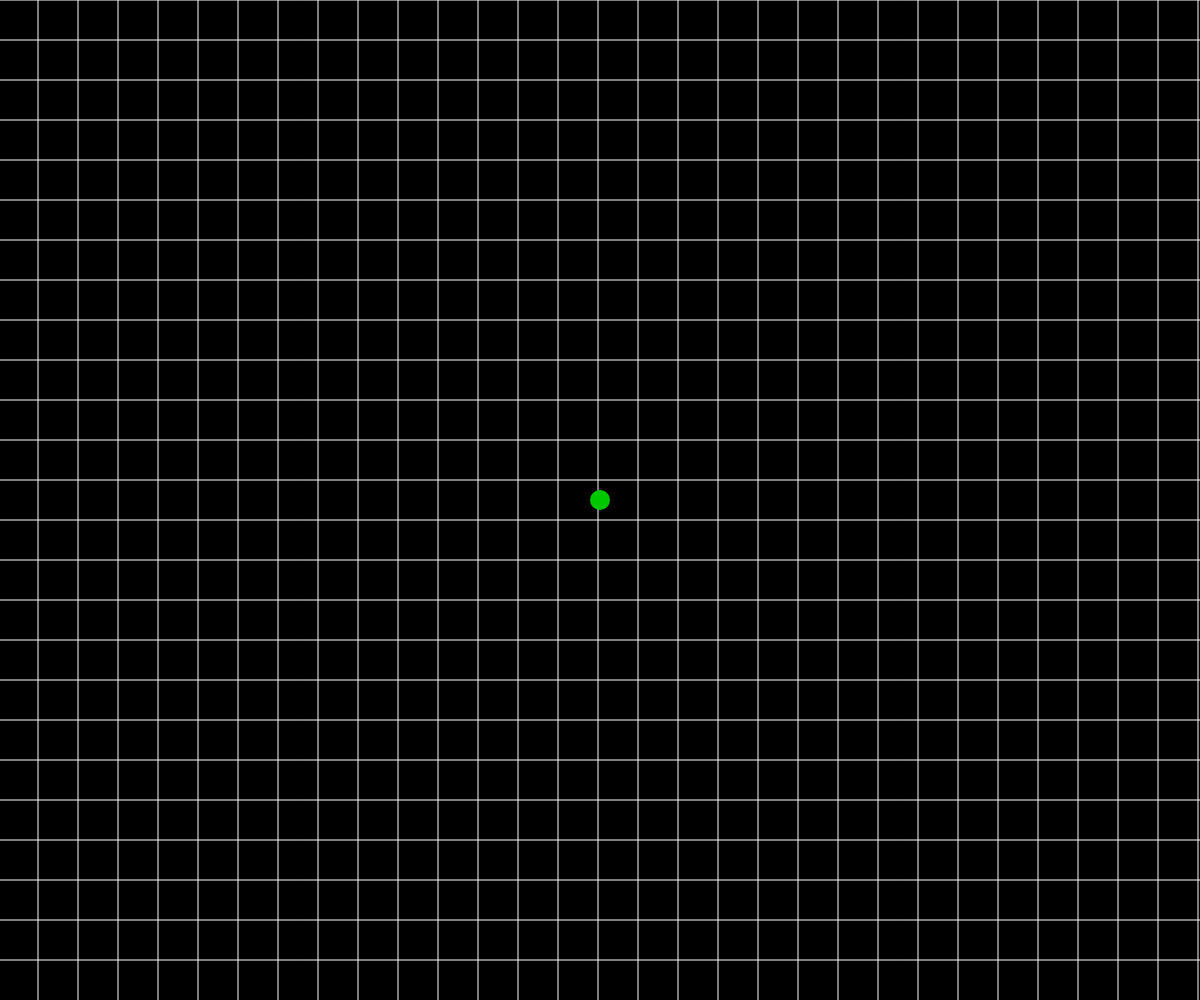
Frame 1 (no input)
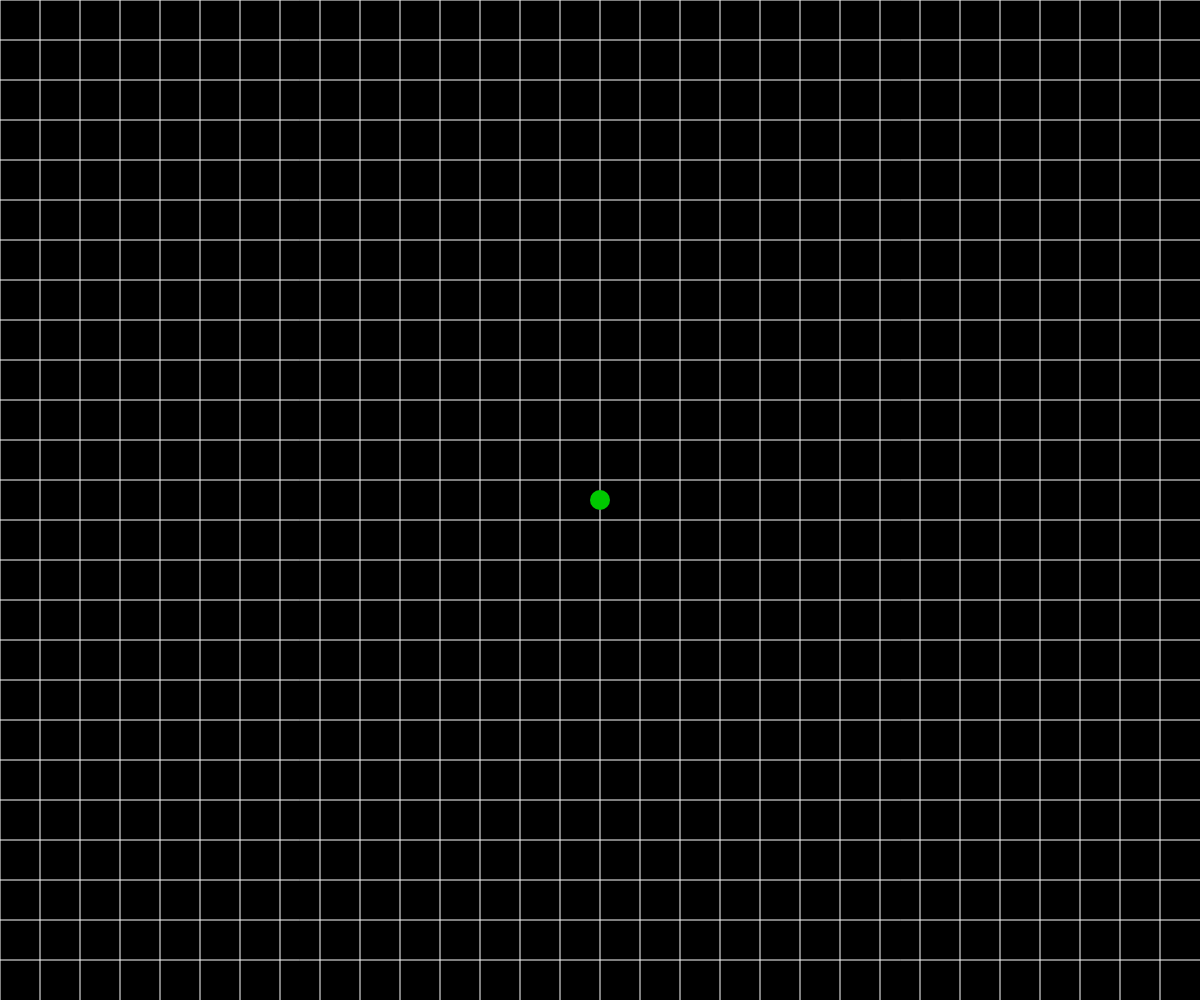
Frame 60 (no input)
Frame 120 (the mouse pressed at the canvas centre since frame 60): identical to frame 60, image omitted

The p5.js sketch that drew these frames (run headless with seeded random() and noise() and a simulated clock; from frame 60 on, the mouse is pressed at the canvas centre):

// p5.js sketch
// ── sketch.js
/*let points = [];
let baseY;
let heartbeat = true;
let speed = 4;
let gridOffset = 0;

function setup() {
  createCanvas(windowWidth, windowHeight);
  baseY = height / 2;
  strokeWeight(1);
  textAlign(CENTER, CENTER);
}

function draw() {
  background(0);

  // --- bewegendes Raster ---
  drawMovingGrid();

  // --- neuen Punkt für die Linie berechnen ---
  let y;
  if (heartbeat) {
    // typisches Herzschlagmuster
    let phase = frameCount % 60;

    if (phase < 5) y = baseY - 190;        // steiler Peak
    else if (phase < 15) y = baseY + 100;   // tiefer Abfall
    else if (phase < 30) y = baseY - 80;   // kleine Erholung
    else y = baseY + random(-2, 2);        // Grundlinie mit leichtem Zittern
  } else {
    y = baseY; // Flatline
  }

  // Punkte verschieben und neuen hinzufügen
  points.push(y);
  if (points.length > width / speed + 2) {
    points.shift();
  }

  // --- Linie zeichnen ---
  stroke(255);
  noFill();
  beginShape();
  for (let i = 0; i < points.length; i++) {
    let x = i * speed;
    vertex(x, points[i]);
  }
  endShape();

  // --- Herzanzeige oben rechts ---
  push();
  translate(width - 100, 100); // obere rechte Ecke

  if (heartbeat) {
    // ❤ pulsierendes Herz, im Beat der Linie
    let beat = (frameCount % 60 < 6) ? 1.3 : 1.0; // pulsiert im Rhythmus der Linie
    scale(beat);
    noStroke();
    fill(255, 0, 80);
    let r = 5;
    beginShape();
    for (let a = 0; a < TWO_PI; a += 0.1) {
      const x = r * 16 * pow(sin(a), 3);
      const y = -r * (13 * cos(a) - 5 * cos(2 * a) - 2 * cos(3 * a) - cos(4 * a));
      vertex(x, y);
    }
    endShape(CLOSE);
  } else {
    // 🟢 Maus gedrückt → DEAD
    fill(0, 255, 0);
    noStroke();
    textSize(48);
    text("DEAD", 0, 0);
  }
  pop();
}

// Mausclick → Flatline solange gedrückt
function mousePressed() {
  heartbeat = false;
}

function mouseReleased() {
  heartbeat = true;
}

// --- Funktion für bewegendes Raster ---
function drawMovingGrid() {
  stroke(80);
  strokeWeight(0.5);
  gridOffset -= speed / 2; // Bewegungsgeschwindigkeit des Rasters

  let spacing = 40;
  let offsetX = gridOffset % spacing;

  for (let x = offsetX; x < width; x += spacing) {
    line(x, 0, x, height);
  }
  for (let y = 0; y < height; y += spacing) {
    line(0, y, width, y);
  }
}
*/

let offset = 0; //für die Bewegung des Grids
function setup() {
  createCanvas(windowWidth, windowHeight);
  //ein grid erstellen mit linien im hintergrund, dass sich bewegt und man sieht
  stroke(80);
}

function draw() {
  background(0);
  stroke(255);
  noFill();

  // grid erstellen, welches sich nach links bewegt
  offset -= 2;
  let spacing = 40;
  let offsetX = offset % spacing;

  for (let x = offsetX; x < width; x += spacing) {
    line(x, 0, x, height);
  }
  for (let y = 0; y < height; y += spacing) {
    line(0, y, width, y);
  }
  //elipse farbe geben
  fill(0, 200, 0);
  noStroke();
  ellipse(width / 2, height / 2, 20);
if (mouseIsPressed) {
    PosY =  (windowHeight / 2) + sin(frameCount * 0.1) * 100;
  }

}

/*
let board;  
let ball;   
let pivot;  
let startTime;

function setup() {
  createCanvas(windowWidth, windowHeight);
  
  pivot = {
    x: width / 2,
    y: height - 50,
    r: 50
  };
  
  board = {
    w: 200,
    h: 20,
    angle: 0
  };
  
  ball = {
    x: width / 2,
    y: pivot.y - pivot.r - board.h/2 - 15,
    r: 15,
    vx: 0,
    vy: 0
  };
  
  startTime = millis();
}

function draw() {
  background(220);
  
  // Pivot-Ball
  fill(150);
  ellipse(pivot.x, pivot.y, pivot.r * 2);
  
  // Brett neigen anhand der Maus
  let maxAngle = PI / 6; 
  board.angle = map(mouseX, 0, width, -maxAngle, maxAngle);
  
  // Brett zeichnen
  push();
  translate(pivot.x, pivot.y - pivot.r);
  rotate(board.angle);
  rectMode(CENTER);
  fill(100, 200, 100);
  rect(0, 0, board.w, board.h);
  pop();
  
  // Ball Physik
  let boardY = pivot.y - pivot.r;
  let boardX = pivot.x;
  let angle = board.angle;
  
  let ax = sin(angle) * 0.5;
  let ay = 0.5;
  ball.vx += ax;
  ball.vy += ay;
  
  let relativeX = ball.x - boardX;
  let relativeY = ball.y - boardY;
  let boardHalfW = board.w/2;
  let boardHalfH = board.h/2;
  
  let rotatedX = cos(-angle) * relativeX - sin(-angle) * relativeY;
  let rotatedY = sin(-angle) * relativeX + cos(-angle) * relativeY;
  
  if (rotatedY > -ball.r - boardHalfH) {
    rotatedY = -ball.r - boardHalfH;
    ball.vy = 0;
    ball.vx *= 0.98; 
  }
  
  ball.x = cos(angle) * rotatedX - sin(angle) * rotatedY + boardX;
  ball.y = sin(angle) * rotatedX + cos(angle) * rotatedY + boardY;
  
  ball.x += ball.vx;
  ball.y += ball.vy;
  
  fill(200, 50, 50);
  ellipse(ball.x, ball.y, ball.r*2);
  
  // Timer
  let seconds = floor((millis() - startTime)/1000);
  fill(0);
  textSize(24);
  textAlign(LEFT, TOP);
  text("Time: " + seconds + "s", 10, 10);
  
  // Prüfen ob Ball runterfällt
  if (ball.y - ball.r > height) {
    noLoop();
    textSize(48);
    fill(0);
    textAlign(CENTER, CENTER);
    text("Game Over!", width/2, height/2);
  }
}

function windowResized() {
  resizeCanvas(windowWidth, windowHeight);
}

*/
